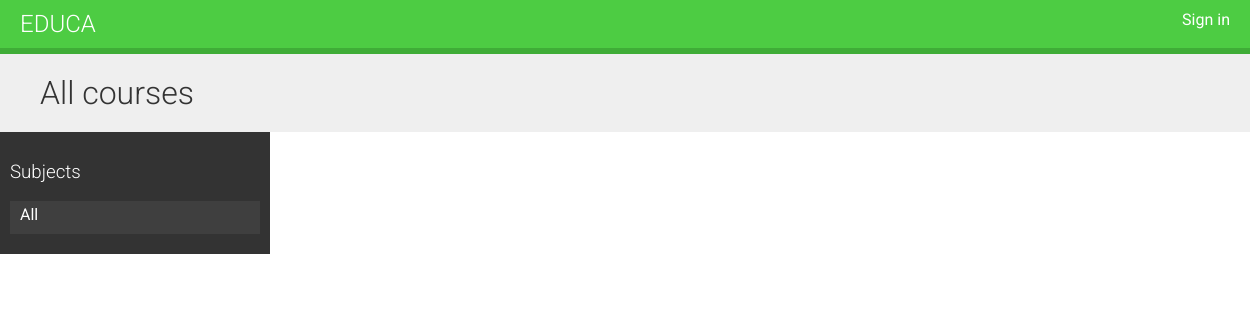
/, run on an earlier commit of the app's database.
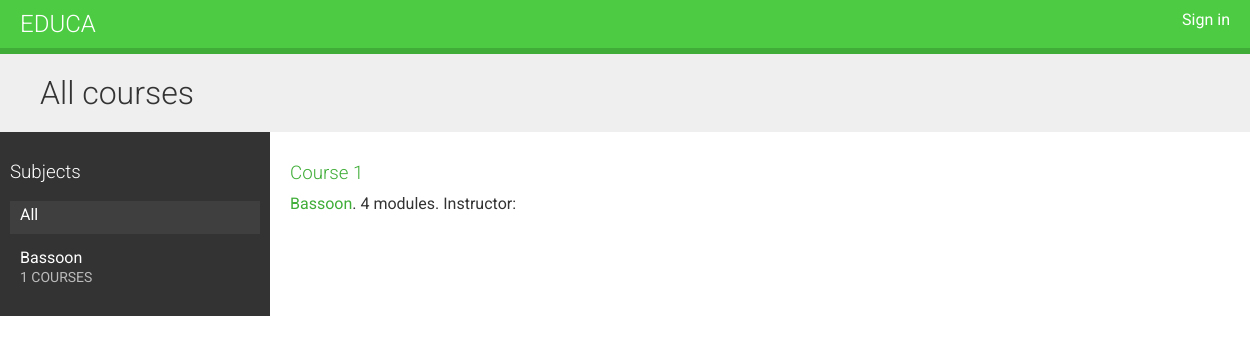
And on a later commit of the database.
### courses/models.py (models this page shows, shortened)
class Subject(models.Model):
    title = models.CharField(max_length=200)
    slug = models.SlugField(max_length=200, unique=True)
    class Meta:
        ordering = ['title']
    def __str__(self):
        return self.title

class Course(models.Model):
    owner = models.ForeignKey(User, related_name='courses_created', on_delete=models.CASCADE)
    subject = models.ForeignKey(Subject, related_name='courses', on_delete=models.CASCADE)
    title = models.CharField(max_length=200)
    slug = models.SlugField(max_length=200, unique=True)
    overview = models.TextField()
    created = models.DateTimeField(auto_now_add=True)
    students = models.ManyToManyField(User, related_name='courses_joined', blank=True)
    class Meta:
        ordering = ['-created']

### courses/views.py (the view)
# urls.py: path('', CourseListView.as_view(), name='course_list'),
class CourseListView(TemplateResponseMixin, View):
    model = Course
    template_name = 'courses/course/list.html'
    def get(self, request, subject=None):
        subjects = cache.get('all_subjects')
        if not subjects:
            subjects = Subject.objects.annotate(total_courses=Count('courses'))
        cache.set('all_subjects', subjects)
        all_courses = Course.objects.annotate(total_modules=Count('modules'))
        if subject:
            subject = get_object_or_404(Subject, slug=subject)
            key = f'subject_{subject.id}_courses'
            courses = cache.get(key)
            if not courses:
                courses = all_courses.filter(subject=subject)
                cache.set(key, courses)
        else:
            courses = cache.get('all_courses')
            if not courses:
                courses = all_courses
                cache.set('all_courses', courses)
        return self.render_to_response({'subjects': subjects, 'subject': subject, 'courses': courses})

### courses/templates/courses/course/list.html (shortened to what this page needs)
{% extends 'base.html' %}
{% block content %}
  <h1>
    {% if subject %}
    {{ subject.title }} courses
    {% else %}
      All courses
    {% endif %}
  </h1>
  <div class="contents">
    <h3>Subjects</h3>
    <ul id="modules">
      <li {% if not subject %}class="selected"{% endif %}>
        <a href="{% url 'course_list' %}">All</a>
      </li>
      {% for s in subjects %}
        <li {% if subject == s %}class="selected"{% endif %}>
          <a href="{% url 'course_list_subject' s.slug %}">
            {{ s.title }}
            <br><span>{{ s.total_courses }} courses</span>
          </a>
        </li>
      {% endfor %}
    </ul>
  </div>
  <div class="module">
    {% for course in courses %}
      {% with course.subject as subject %}
        <h3>
          <a href="{% url 'course_detail' course.slug %}">
            {{ course.title }}
          </a>
        </h3>
        <p>
          <a href="{% url 'course_list_subject' subject.slug %}">{{ subject }}</a>.
          {{ course.total_modules }} modules.
          Instructor: {{ course.owner.get_full_name }}
        </p>
      {% endwith %}
    {% endfor %}
  </div>
{% endblock content %}

What changed in the data, as far as the page shows it:
added Subject: title "Bassoon", total_courses "1"
added Course: title "Course 1", subject "Bassoon", total_modules "4"
